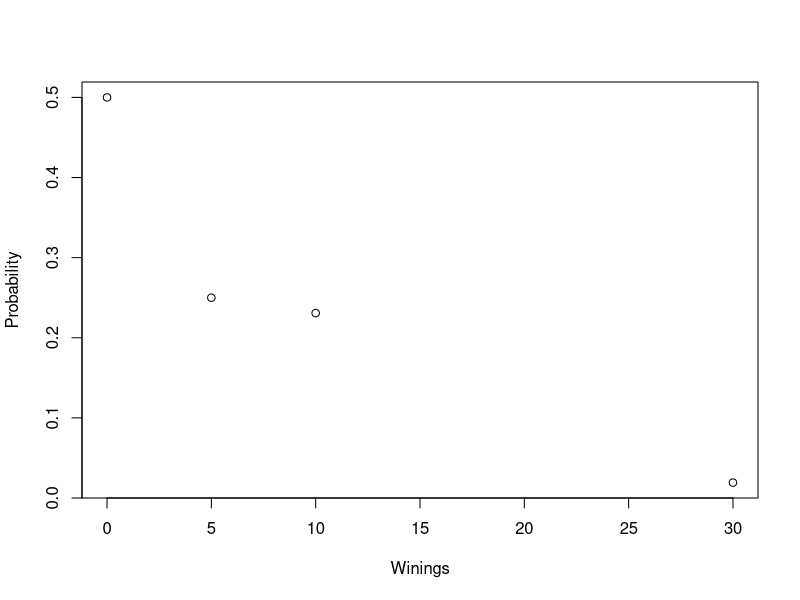
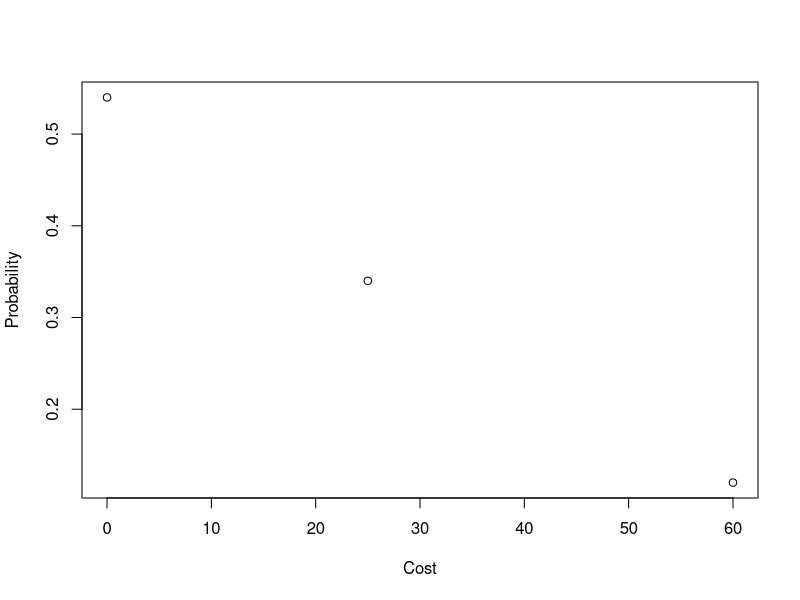
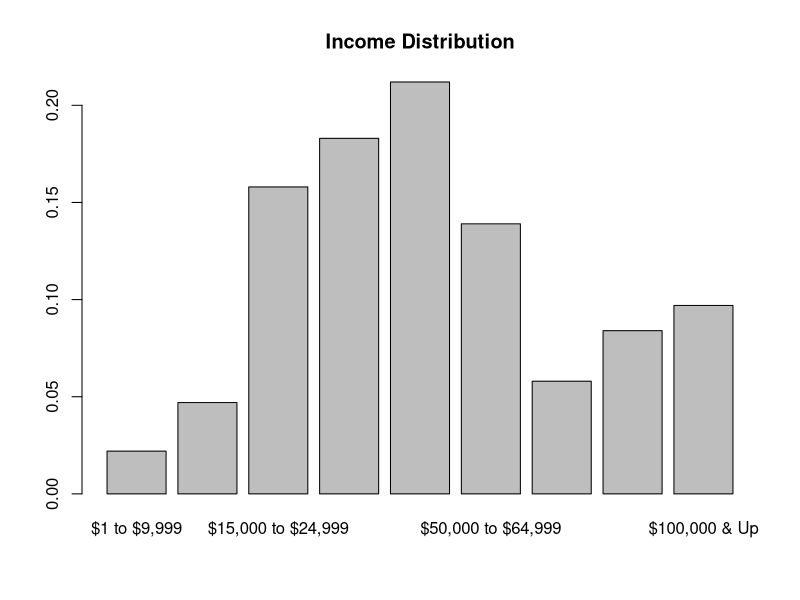

The R script that drew these images, in order:
## ---- chunk 1
Draw <-c("Red","Spade","Club", "A-Clubs")
Winings<-c(0,5,10,30)
Probability <-c(26/52,13/52,12/52,1/52)
Card_Game <-data.frame(Draw,Winings,Probability)
Card_Game
## ---- chunk 2
with(Card_Game, plot(Winings,Probability))
## ---- chunk 3
Card_Game

## ---- chunk 4
Bag <-c("No Bags","1 Bag","2 Bag")
Cost<-c(0,25,60)
Probability <-c(.54,.34,.12)
Bags <-data.frame(Bag,Cost,Probability)
Bags
## ---- chunk 5
with(Bags, plot(Cost,Probability))
## ---- chunk 6
Bags

## ---- chunk 7

Income <- c("$1 to $9,999","$10,000 to $14,999","$15,000 to $24,999","$25,000 to $34,999","$35,000 to $49,999","$50,000 to $64,999","$65,000 to $74,999","$75,000 to $99,999","$100,000 & Up")
Total <- c(.022,.047,.158,.183,.212,.139,.058,.084,.097)
Personal_Income <-data.frame(Income,Total)
Personal_Income
## ---- chunk 8
with(Personal_Income, barplot(Total, main = "Income Distribution", names.arg=Income))
